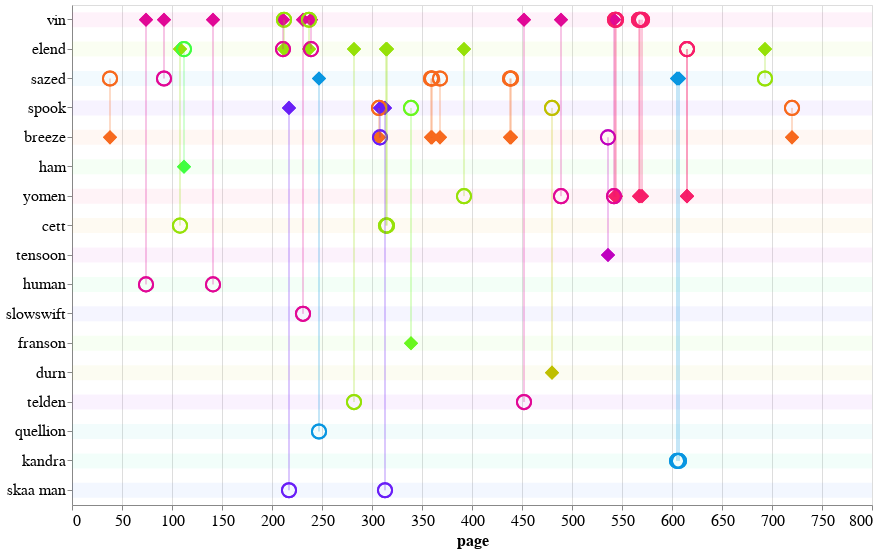

The notebook cell this image was saved under:
### Code cell
plot_eyebrow_connections(ha_plot_df,'ha_eyebrow_conn')

### Figure 1 — Vega-Lite specification as saved in the notebook (floating-point values rounded to 4 significant figures)
{"config": {"view": {"continuousWidth": 400, "continuousHeight": 300}, "axis": {"labelFontSize": 16, "titleFontSize": 16}}, "layer": [{"data": {"name": "data-c2b034b7711d284c4c74e7d50ce0ea70"}, "mark": "rule", "encoding": {"color": {"type": "nominal", "field": "character_draw", "legend": null, "scale": {"scheme": "sinebow"}}, "opacity": {"value": 0.05}, "size": {"value": 15}, "y": {"type": "nominal", "field": "character_draw", "sort": null}}}, {"data": {"name": "data-b51d5bbfa6cf4ef2c7ac5d7107e4bc90"}, "mark": {"type": "point", "size": 200}, "encoding": {"color": {"type": "nominal", "field": "source", "legend": null, "scale": {"scheme": "sinebow"}}, "opacity": {"value": 0}, "tooltip": [{"type": "nominal", "field": "source"}, {"type": "nominal", "field": "target"}, {"type": "quantitative", "field": "page"}], "x": {"type": "quantitative", "field": "page"}, "y": {"type": "nominal", "axis": {"title": null}, "field": "character_draw", "sort": null}}}, {"data": {"name": "data-b51d5bbfa6cf4ef2c7ac5d7107e4bc90"}, "mark": {"type": "point", "filled": true, "shape": "diamond", "size": 200}, "encoding": {"color": {"type": "nominal", "field": "source", "legend": null, "scale": {"scheme": "sinebow"}}, "opacity": {"value": 1}, "tooltip": [{"type": "nominal", "field": "source"}, {"type": "nominal", "field": "target"}, {"type": "quantitative", "field": "page"}], "x": {"type": "quantitative", "field": "page"}, "y": {"type": "nominal", "field": "source", "sort": null}}}, {"data": {"name": "data-b51d5bbfa6cf4ef2c7ac5d7107e4bc90"}, "mark": {"type": "point", "size": 200}, "encoding": {"color": {"type": "nominal", "field": "source", "legend": null, "scale": {"scheme": "sinebow"}}, "opacity": {"value": 1}, "tooltip": [{"type": "nominal", "field": "source"}, {"type": "nominal", "field": "target"}, {"type": "quantitative", "field": "page"}], "x": {"type": "quantitative", "field": "page"}, "y": {"type": "nominal", "field": "target", "sort": null}}}, {"data": {"name": "data-b51d5bbfa6cf4ef2c7ac5d7107e4bc90"}, "mark": "rule", "encoding": {"color": {"type": "nominal", "field": "source", "legend": null, "scale": {"scheme": "sinebow"}}, "opacity": {"value": 0.25}, "tooltip": [{"type": "nominal", "field": "source"}, {"type": "nominal", "field": "target"}, {"type": "quantitative", "field": "page"}], "x": {"type": "quantitative", "field": "page"}, "y": {"type": "nominal", "field": "source", "sort": null}, "y2": {"field": "target"}}}], "height": 500, "width": 800, "$schema": "https://vega.github.io/schema/vega-lite/v4.0.2.json", "datasets": {"data-c2b034b7711d284c4c74e7d50ce0ea70": [{"character_draw": "vin"}, {"character_draw": "elend"}, {"character_draw": "sazed"}, {"character_draw": "spook"}, {"character_draw": "breeze"}, {"character_draw": "ham"}, {"character_draw": "yomen"}, {"character_draw": "cett"}, {"character_draw": "tensoon"}, {"character_draw": "human"}, {"character_draw": "slowswift"}, {"character_draw": "franson"}, {"character_draw": "durn"}, {"character_draw": "telden"}, {"character_draw": "quellion"}, {"character_draw": "kandra"}, {"character_draw": "skaa man"}], "data-b51d5bbfa6cf4ef2c7ac5d7107e4bc90": [{"idx": 108, "eyebrow": "target", "character_draw": "vin", "page": 212, "source": "elend", "target": "vin", "book": 3, "char_order": "vin"}, {"idx": 133, "eyebrow": "target", "character_draw": "vin", "page": 544, "source": "yomen", "target": "vin", "book": 3, "char_order": "vin"}, {"idx": 134, "eyebrow": "target", "character_draw": "vin", "page": 567, "source": "yomen", "target": "vin", "book": 3, "char_order": "vin"}, {"idx": 135, "eyebrow": "target", "character_draw": "vin", "page": 568, "source": "yomen", "target": "vin", "book": 3, "char_order": "vin"}, {"idx": 129, "eyebrow": "source", "character_draw": "vin", "page": 489, "source": "vin", "target": "yomen", "book": 3, "char_order": "vin"}, {"idx": 112, "eyebrow": "source", "character_draw": "vin", "page": 239, "source": "vin", "target": "elend", "book": 3, "char_order": "vin"}, {"idx": 111, "eyebrow": "target", "character_draw": "vin", "page": 237, "source": "elend", "target": "vin", "book": 3, "char_order": "vin"}, {"idx": 127, "eyebrow": "source", "character_draw": "vin", "page": 452, "source": "vin", "target": "telden", "book": 3, "char_order": "vin"}, {"idx": 136, "eyebrow": "target", "character_draw": "vin", "page": 570, "source": "yomen", "target": "vin", "book": 3, "char_order": "vin"}, {"idx": 110, "eyebrow": "source", "character_draw": "vin", "page": 231, "source": "vin", "target": "slowswift", "book": 3, "char_order": "vin"}, {"idx": 132, "eyebrow": "target", "character_draw": "vin", "page": 543, "source": "yomen", "target": "vin", "book": 3, "char_order": "vin"}, {"idx": 107, "eyebrow": "source", "character_draw": "vin", "page": 211, "source": "vin", "target": "elend", "book": 3, "char_order": "vin"}, {"idx": 131, "eyebrow": "source", "character_draw": "vin", "page": 542, "source": "vin", "target": "yomen", "book": 3, "char_order": "vin"}, {"idx": 106, "eyebrow": "source", "character_draw": "vin", "page": 141, "source": "vin", "target": "human", "book": 3, "char_order": "vin"}, {"idx": 102, "eyebrow": "source", "character_draw": "vin", "page": 74, "source": "vin", "target": "human", "book": 3, "char_order": "vin"}, {"idx": 103, "eyebrow": "source", "character_draw": "vin", "page": 92, "source": "vin", "target": "sazed", "book": 3, "char_order": "vin"}, {"idx": 107, "eyebrow": "target", "character_draw": "elend", "page": 211, "source": "vin", "target": "elend", "book": 3, "char_order": "elend"}, {"idx": 124, "eyebrow": "source", "character_draw": "elend", "page": 392, "source": "elend", "target": "yomen", "book": 3, "char_order": "elend"}, {"idx": 114, "eyebrow": "source", "character_draw": "elend", "page": 282, "source": "elend", "target": "telden", "book": 3, "char_order": "elend"}, {"idx": 112, "eyebrow": "target", "character_draw": "elend", "page": 239, "source": "vin", "target": "elend", "book": 3, "char_order": "elend"}, {"idx": 119, "eyebrow": "source", "character_draw": "elend", "page": 315, "source": "elend", "target": "cett", "book": 3, "char_order": "elend"}, {"idx": 104, "eyebrow": "source", "character_draw": "elend", "page": 108, "source": "elend", "target": "cett", "book": 3, "char_order": "elend"}, {"idx": 141, "eyebrow": "source", "character_draw": "elend", "page": 693, "source": "elend", "target": "sazed", "book": 3, "char_order": "elend"}, {"idx": 140, "eyebrow": "target", "character_draw": "elend", "page": 615, "source": "yomen", "target": "elend", "book": 3, "char_order": "elend"}, {"idx": 105, "eyebrow": "target", "character_draw": "elend", "page": 112, "source": "ham", "target": "elend", "book": 3, "char_order": "elend"}, {"idx": 118, "eyebrow": "source", "character_draw": "elend", "page": 314, "source": "elend", "target": "cett", "book": 3, "char_order": "elend"}, {"idx": 108, "eyebrow": "source", "character_draw": "elend", "page": 212, "source": "elend", "target": "vin", "book": 3, "char_order": "elend"}, {"idx": 139, "eyebrow": "target", "character_draw": "elend", "page": 615, "source": "yomen", "target": "elend", "book": 3, "char_order": "elend"}, {"idx": 111, "eyebrow": "source", "character_draw": "elend", "page": 237, "source": "elend", "target": "vin", "book": 3, "char_order": "elend"}, {"idx": 125, "eyebrow": "target", "character_draw": "sazed", "page": 438, "source": "breeze", "target": "sazed", "book": 3, "char_order": "sazed"}, {"idx": 126, "eyebrow": "target", "character_draw": "sazed", "page": 439, "source": "breeze", "target": "sazed", "book": 3, "char_order": "sazed"}, {"idx": 121, "eyebrow": "target", "character_draw": "sazed", "page": 359, "source": "breeze", "target": "sazed", "book": 3, "char_order": "sazed"}, {"idx": 123, "eyebrow": "target", "character_draw": "sazed", "page": 368, "source": "breeze", "target": "sazed", "book": 3, "char_order": "sazed"}, {"idx": 137, "eyebrow": "source", "character_draw": "sazed", "page": 605, "source": "sazed", "target": "kandra", "book": 3, "char_order": "sazed"}, {"idx": 138, "eyebrow": "source", "character_draw": "sazed", "page": 607, "source": "sazed", "target": "kandra", "book": 3, "char_order": "sazed"}, {"idx": 103, "eyebrow": "target", "character_draw": "sazed", "page": 92, "source": "vin", "target": "sazed", "book": 3, "char_order": "sazed"}, {"idx": 141, "eyebrow": "target", "character_draw": "sazed", "page": 693, "source": "elend", "target": "sazed", "book": 3, "char_order": "sazed"}, {"idx": 101, "eyebrow": "target", "character_draw": "sazed", "page": 38, "source": "breeze", "target": "sazed", "book": 3, "char_order": "sazed"}, {"idx": 113, "eyebrow": "source", "character_draw": "sazed", "page": 247, "source": "sazed", "target": "quellion", "book": 3, "char_order": "sazed"}, {"idx": 122, "eyebrow": "target", "character_draw": "sazed", "page": 360, "source": "breeze", "target": "sazed", "book": 3, "char_order": "sazed"}, {"idx": 128, "eyebrow": "target", "character_draw": "spook", "page": 480, "source": "durn", "target": "spook", "book": 3, "char_order": "spook"}, {"idx": 142, "eyebrow": "target", "character_draw": "spook", "page": 720, "source": "breeze", "target": "spook", "book": 3, "char_order": "spook"}, {"idx": 109, "eyebrow": "source", "character_draw": "spook", "page": 217, "source": "spook", "target": "skaa man", "book": 3, "char_order": "spook"}, {"idx": 120, "eyebrow": "target", "character_draw": "spook", "page": 339, "source": "franson", "target": "spook", "book": 3, "char_order": "spook"}, {"idx": 115, "eyebrow": "target", "character_draw": "spook", "page": 307, "source": "breeze", "target": "spook", "book": 3, "char_order": "spook"}, {"idx": 116, "eyebrow": "source", "character_draw": "spook", "page": 308, "source": "spook", "target": "breeze", "book": 3, "char_order": "spook"}, {"idx": 117, "eyebrow": "source", "character_draw": "spook", "page": 313, "source": "spook", "target": "skaa man", "book": 3, "char_order": "spook"}, {"idx": 122, "eyebrow": "source", "character_draw": "breeze", "page": 360, "source": "breeze", "target": "sazed", "book": 3, "char_order": "breeze"}, {"idx": 115, "eyebrow": "source", "character_draw": "breeze", "page": 307, "source": "breeze", "target": "spook", "book": 3, "char_order": "breeze"}, {"idx": 142, "eyebrow": "source", "character_draw": "breeze", "page": 720, "source": "breeze", "target": "spook", "book": 3, "char_order": "breeze"}, {"idx": 130, "eyebrow": "target", "character_draw": "breeze", "page": 536, "source": "tensoon", "target": "breeze", "book": 3, "char_order": "breeze"}, {"idx": 116, "eyebrow": "target", "character_draw": "breeze", "page": 308, "source": "spook", "target": "breeze", "book": 3, "char_order": "breeze"}, {"idx": 101, "eyebrow": "source", "character_draw": "breeze", "page": 38, "source": "breeze", "target": "sazed", "book": 3, "char_order": "breeze"}, {"idx": 126, "eyebrow": "source", "character_draw": "breeze", "page": 439, "source": "breeze", "target": "sazed", "book": 3, "char_order": "breeze"}, {"idx": 121, "eyebrow": "source", "character_draw": "breeze", "page": 359, "source": "breeze", "target": "sazed", "book": 3, "char_order": "breeze"}, {"idx": 125, "eyebrow": "source", "character_draw": "breeze", "page": 438, "source": "breeze", "target": "sazed", "book": 3, "char_order": "breeze"}, {"idx": 123, "eyebrow": "source", "character_draw": "breeze", "page": 368, "source": "breeze", "target": "sazed", "book": 3, "char_order": "breeze"}, {"idx": 105, "eyebrow": "source", "character_draw": "ham", "page": 112, "source": "ham", "target": "elend", "book": 3, "char_order": "ham"}, {"idx": 135, "eyebrow": "source", "character_draw": "yomen", "page": 568, "source": "yomen", "target": "vin", "book": 3, "char_order": "yomen"}, {"idx": 140, "eyebrow": "source", "character_draw": "yomen", "page": 615, "source": "yomen", "target": "elend", "book": 3, "char_order": "yomen"}, {"idx": 139, "eyebrow": "source", "character_draw": "yomen", "page": 615, "source": "yomen", "target": "elend", "book": 3, "char_order": "yomen"}, {"idx": 136, "eyebrow": "source", "character_draw": "yomen", "page": 570, "source": "yomen", "target": "vin", "book": 3, "char_order": "yomen"}, {"idx": 134, "eyebrow": "source", "character_draw": "yomen", "page": 567, "source": "yomen", "target": "vin", "book": 3, "char_order": "yomen"}, {"idx": 133, "eyebrow": "source", "character_draw": "yomen", "page": 544, "source": "yomen", "target": "vin", "book": 3, "char_order": "yomen"}, {"idx": 132, "eyebrow": "source", "character_draw": "yomen", "page": 543, "source": "yomen", "target": "vin", "book": 3, "char_order": "yomen"}, {"idx": 124, "eyebrow": "target", "character_draw": "yomen", "page": 392, "source": "elend", "target": "yomen", "book": 3, "char_order": "yomen"}, {"idx": 131, "eyebrow": "target", "character_draw": "yomen", "page": 542, "source": "vin", "target": "yomen", "book": 3, "char_order": "yomen"}, {"idx": 129, "eyebrow": "target", "character_draw": "yomen", "page": 489, "source": "vin", "target": "yomen", "book": 3, "char_order": "yomen"}, {"idx": 104, "eyebrow": "target", "character_draw": "cett", "page": 108, "source": "elend", "target": "cett", "book": 3, "char_order": "cett"}, {"idx": 118, "eyebrow": "target", "character_draw": "cett", "page": 314, "source": "elend", "target": "cett", "book": 3, "char_order": "cett"}, {"idx": 119, "eyebrow": "target", "character_draw": "cett", "page": 315, "source": "elend", "target": "cett", "book": 3, "char_order": "cett"}, {"idx": 130, "eyebrow": "source", "character_draw": "tensoon", "page": 536, "source": "tensoon", "target": "breeze", "book": 3, "char_order": "tensoon"}, {"idx": 106, "eyebrow": "target", "character_draw": "human", "page": 141, "source": "vin", "target": "human", "book": 3, "char_order": "human"}, {"idx": 102, "eyebrow": "target", "character_draw": "human", "page": 74, "source": "vin", "target": "human", "book": 3, "char_order": "human"}, {"idx": 110, "eyebrow": "target", "character_draw": "slowswift", "page": 231, "source": "vin", "target": "slowswift", "book": 3, "char_order": "slowswift"}, {"idx": 120, "eyebrow": "source", "character_draw": "franson", "page": 339, "source": "franson", "target": "spook", "book": 3, "char_order": "franson"}, {"idx": 128, "eyebrow": "source", "character_draw": "durn", "page": 480, "source": "durn", "target": "spook", "book": 3, "char_order": "durn"}, {"idx": 114, "eyebrow": "target", "character_draw": "telden", "page": 282, "source": "elend", "target": "telden", "book": 3, "char_order": "telden"}, {"idx": 127, "eyebrow": "target", "character_draw": "telden", "page": 452, "source": "vin", "target": "telden", "book": 3, "char_order": "telden"}, {"idx": 113, "eyebrow": "target", "character_draw": "quellion", "page": 247, "source": "sazed", "target": "quellion", "book": 3, "char_order": "quellion"}, {"idx": 137, "eyebrow": "target", "character_draw": "kandra", "page": 605, "source": "sazed", "target": "kandra", "book": 3, "char_order": "kandra"}, {"idx": 138, "eyebrow": "target", "character_draw": "kandra", "page": 607, "source": "sazed", "target": "kandra", "book": 3, "char_order": "kandra"}, {"idx": 109, "eyebrow": "target", "character_draw": "skaa man", "page": 217, "source": "spook", "target": "skaa man", "book": 3, "char_order": "skaa man"}, {"idx": 117, "eyebrow": "target", "character_draw": "skaa man", "page": 313, "source": "spook", "target": "skaa man", "book": 3, "char_order": "skaa man"}]}}
